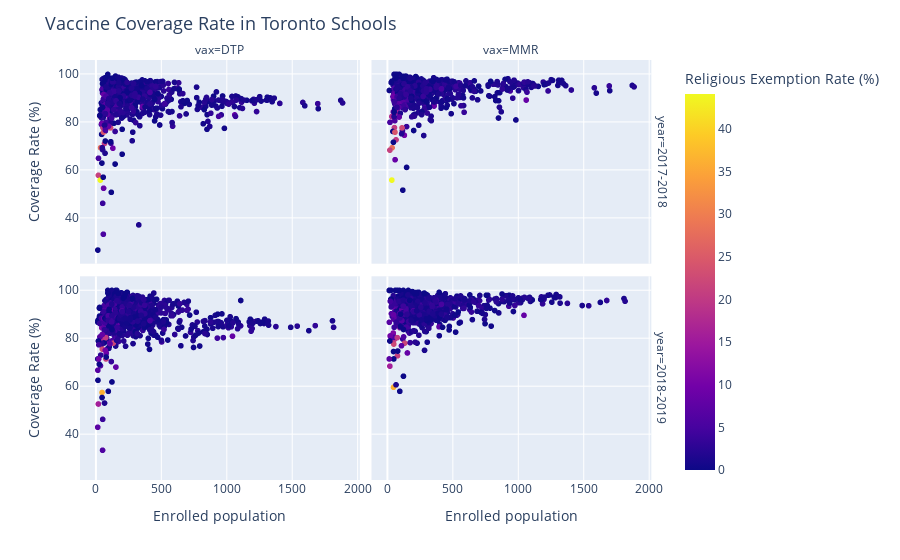

Notebook cell for this chart:
### Code cell
graph = px.scatter(dtpmmr, x='Enrolled population',
                   y='Coverage Rate (%)', 
                   color='Religious Exemption Rate (%)', 
                   facet_col = 'vax',
                   facet_row = 'year',
                   hover_data='School Name')
graph.update_layout(
    title = dict(text = 'Vaccine Coverage Rate in Toronto Schools',
                 font=dict(size=18))
)
graph.show()

### Figure 1 — Plotly figure (JSON) as saved in the notebook; plotly's stock layout.template omitted (floating-point values rounded to 4 significant figures; data arrays with more than 128 entries replaced by an {"elided": "..."} marker saying what was removed)
{"data": [{"customdata": {"elided": "808x1 str values"}, "hovertemplate": "year=2017-2018<br>vax=DTP<br>Enrolled population=%{x}<br>Coverage Rate (%)=%{y}<br>School Name=%{customdata[0]}<br>Religious Exemption Rate (%)=%{marker.color}<extra></extra>", "legendgroup": "", "marker": {"color": {"elided": "808 float values"}, "coloraxis": "coloraxis", "symbol": "circle"}, "mode": "markers", "name": "", "showlegend": false, "type": "scattergl", "x": {"elided": "808 int values"}, "xaxis": "x3", "y": {"elided": "808 float values"}, "yaxis": "y3"}, {"customdata": {"elided": "808x1 str values"}, "hovertemplate": "year=2017-2018<br>vax=MMR<br>Enrolled population=%{x}<br>Coverage Rate (%)=%{y}<br>School Name=%{customdata[0]}<br>Religious Exemption Rate (%)=%{marker.color}<extra></extra>", "legendgroup": "", "marker": {"color": {"elided": "808 float values"}, "coloraxis": "coloraxis", "symbol": "circle"}, "mode": "markers", "name": "", "showlegend": false, "type": "scattergl", "x": {"elided": "808 int values"}, "xaxis": "x4", "y": {"elided": "808 float values"}, "yaxis": "y4"}, {"customdata": {"elided": "806x1 str values"}, "hovertemplate": "year=2018-2019<br>vax=DTP<br>Enrolled population=%{x}<br>Coverage Rate (%)=%{y}<br>School Name=%{customdata[0]}<br>Religious Exemption Rate (%)=%{marker.color}<extra></extra>", "legendgroup": "", "marker": {"color": {"elided": "806 float values"}, "coloraxis": "coloraxis", "symbol": "circle"}, "mode": "markers", "name": "", "showlegend": false, "type": "scattergl", "x": {"elided": "806 int values"}, "xaxis": "x", "y": {"elided": "806 float values"}, "yaxis": "y"}, {"customdata": {"elided": "806x1 str values"}, "hovertemplate": "year=2018-2019<br>vax=MMR<br>Enrolled population=%{x}<br>Coverage Rate (%)=%{y}<br>School Name=%{customdata[0]}<br>Religious Exemption Rate (%)=%{marker.color}<extra></extra>", "legendgroup": "", "marker": {"color": {"elided": "806 float values"}, "coloraxis": "coloraxis", "symbol": "circle"}, "mode": "markers", "name": "", "showlegend": false, "type": "scattergl", "x": {"elided": "806 int values"}, "xaxis": "x2", "y": {"elided": "806 float values"}, "yaxis": "y2"}], "layout": {"annotations": [{"font": {}, "showarrow": false, "text": "vax=DTP", "x": 0.24, "xanchor": "center", "xref": "paper", "y": 1, "yanchor": "bottom", "yref": "paper"}, {"font": {}, "showarrow": false, "text": "vax=MMR", "x": 0.74, "xanchor": "center", "xref": "paper", "y": 1, "yanchor": "bottom", "yref": "paper"}, {"font": {}, "showarrow": false, "text": "year=2018-2019", "textangle": 90, "x": 0.98, "xanchor": "left", "xref": "paper", "y": 0.2425, "yanchor": "middle", "yref": "paper"}, {"font": {}, "showarrow": false, "text": "year=2017-2018", "textangle": 90, "x": 0.98, "xanchor": "left", "xref": "paper", "y": 0.7575, "yanchor": "middle", "yref": "paper"}], "coloraxis": {"colorbar": {"title": {"text": "Religious Exemption Rate (%)"}}, "colorscale": [[0, "#0d0887"], [0.1111, "#46039f"], [0.2222, "#7201a8"], [0.3333, "#9c179e"], [0.4444, "#bd3786"], [0.5556, "#d8576b"], [0.6667, "#ed7953"], [0.7778, "#fb9f3a"], [0.8889, "#fdca26"], [1, "#f0f921"]]}, "legend": {"tracegroupgap": 0}, "margin": {"t": 60}, "title": {"font": {"size": 18}, "text": "Vaccine Coverage Rate in Toronto Schools"}, "xaxis": {"anchor": "y", "domain": [0, 0.48], "title": {"text": "Enrolled population"}}, "xaxis2": {"anchor": "y2", "domain": [0.5, 0.98], "matches": "x", "title": {"text": "Enrolled population"}}, "xaxis3": {"anchor": "y3", "domain": [0, 0.48], "matches": "x", "showticklabels": false}, "xaxis4": {"anchor": "y4", "domain": [0.5, 0.98], "matches": "x", "showticklabels": false}, "yaxis": {"anchor": "x", "domain": [0, 0.485], "title": {"text": "Coverage Rate (%)"}}, "yaxis2": {"anchor": "x2", "domain": [0, 0.485], "matches": "y", "showticklabels": false}, "yaxis3": {"anchor": "x3", "domain": [0.515, 1], "matches": "y", "title": {"text": "Coverage Rate (%)"}}, "yaxis4": {"anchor": "x4", "domain": [0.515, 1], "matches": "y", "showticklabels": false}}}
